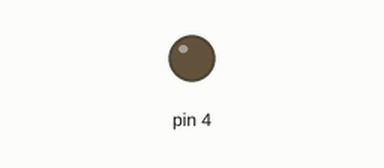
A sketch run on a simulated Arduino Uno, built with avr-gcc and run on an emulated ATmega328P. Shown: output pins drawn as LEDs (lit = HIGH).

Above: at 0.7 s.
At 5.2 s:
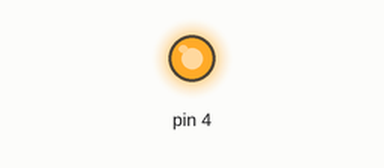
Timing chart, 0 to 6.9 s (numbered marks = the images above):
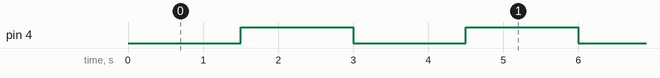

Measured:
- by itself, pin 4: alternates HIGH for 1.5 s and LOW for 1.5 s

The sketch:

DC-Motor_with_Relay.ino
```cpp
void setup()
{
  pinMode(4,OUTPUT);
}

void loop()
{
    //clockwise
  digitalWrite(4, LOW);
  delay(1500);


  //counterclockwise
  digitalWrite(4, HIGH);
  delay(1500);
}
```
